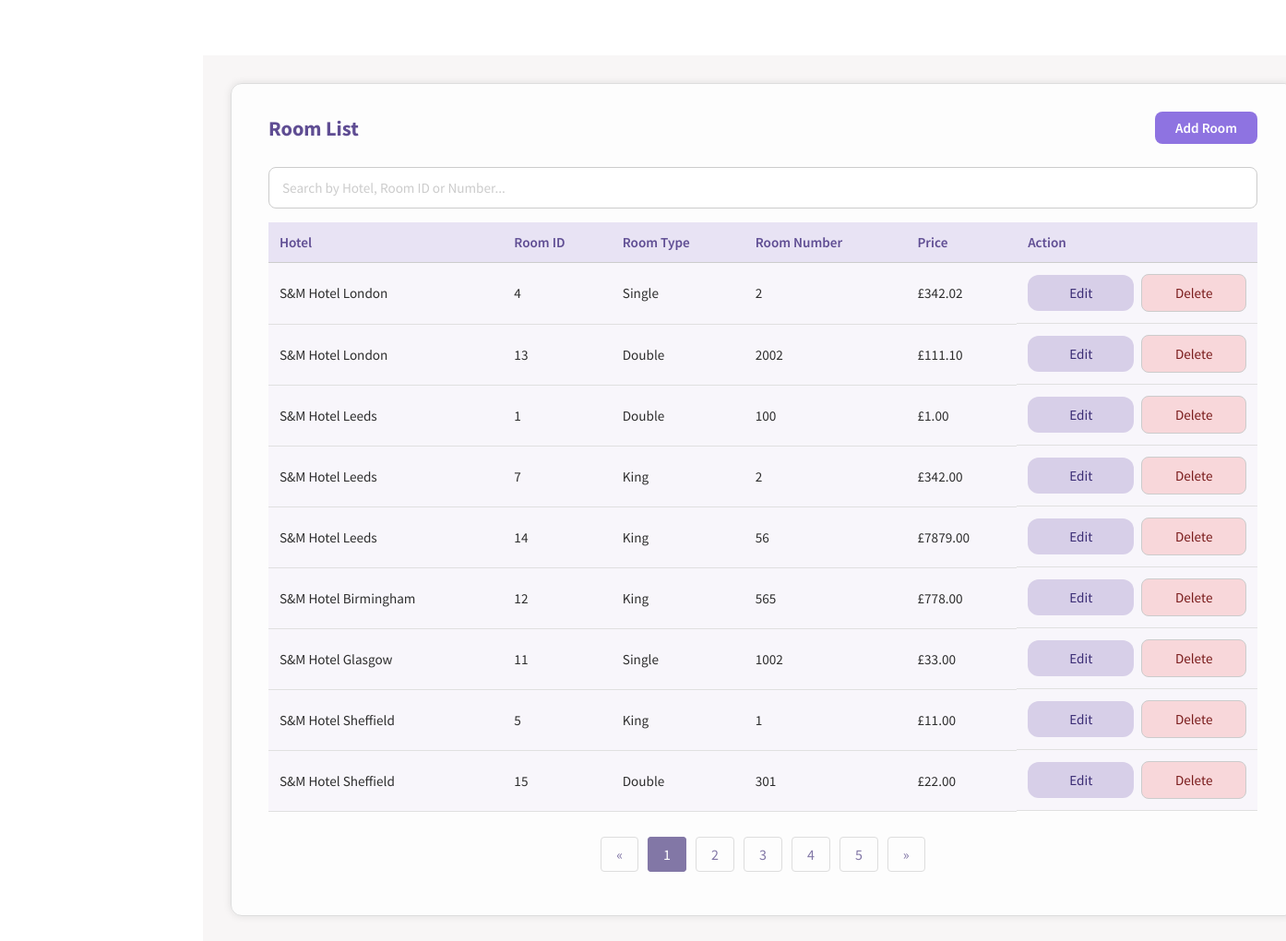
Before: /room.php (signed in) with the older database file.
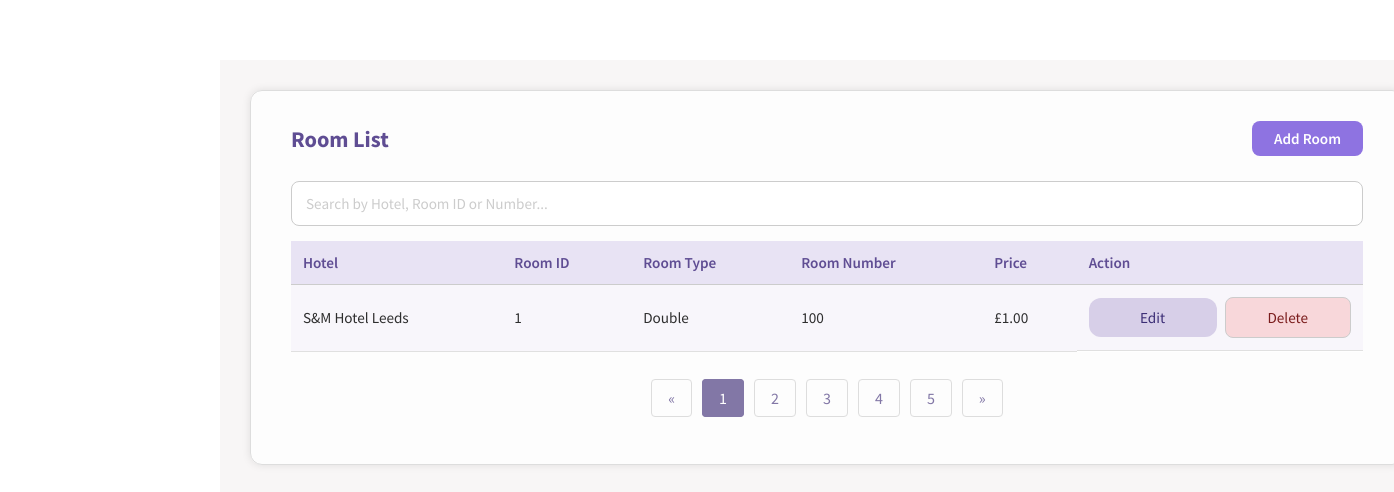
After: the same page with the newer database file.
### tables this page shows
CREATE TABLE ROOM(
ROOM_ID INTEGER NOT NULL PRIMARY KEY AUTOINCREMENT,
ROOM_NO INTEGER NOT NULL,
ROOM_TYPE_ID INTEGER NOT NULL,
PRICE DOUBLE(2) NOT NULL,
HOTEL_ID INTEGER NOT NULL,
FOREIGN KEY (ROOM_TYPE_ID) REFERENCES ROOM_TYPE(ROOM_TYPE_ID) ON DELETE CASCADE ON UPDATE CASCADE,
FOREIGN KEY (HOTEL_ID) REFERENCES HOTEL(HOTEL_ID) ON DELETE CASCADE ON UPDATE CASCADE
);

CREATE TABLE HOTEL(
HOTEL_ID INTEGER NOT NULL PRIMARY KEY AUTOINCREMENT,
HOTEL_NAME TEXT NOT NULL,
HOTEL_ADDRESS TEXT NOT NULL,
CITY TEXT NOT NULL,
POSTCODE TEXT NOT NULL,
HOTEL_TELNO TEXT NOT NULL UNIQUE,
HOTEL_EMAIL TEXT NOT NULL UNIQUE
);

CREATE TABLE ROOM_TYPE(
ROOM_TYPE_ID INTEGER  NOT NULL PRIMARY KEY AUTOINCREMENT,
ROOM_TYPE_NAME TEXT NOT NULL,
ROOM_TYPE_DESCRIPTION TEXT NOT NULL
);

### functions.php (the view, shortened to what this page needs)
<?php
function createDB()
{
    $db = new SQLite3('hotelSQL.db');
    $db->exec("PRAGMA foreign_keys = ON");
    return $db;
}
function RoomList($editingId = null)
{
    $db = createDB();
    $select_query = "SELECT * FROM ROOM r
        INNER JOIN HOTEL h ON (r.HOTEL_ID = h.HOTEL_ID)
        INNER JOIN ROOM_TYPE rt ON (r.ROOM_TYPE_ID = rt.ROOM_TYPE_ID)
        ORDER BY HOTEL_ID ASC
    ";
    $result = $db->query($select_query);
    while ($row = $result->fetchArray(SQLITE3_ASSOC)) {
        if ($editingId == $row['ROOM_ID']) {
            echo "<tr><form method='post'>";
            echo "<td>";
            HotelDropdown('hotel-id', $row['HOTEL_ID']);
            echo "</td>";
            echo "<td>" . $row['ROOM_ID'] . "</td>";
            echo "<input type='hidden' name='room-id' value='" . $row['ROOM_ID'] . "'>";
            echo "<td>";
            RoomTypeDropdown('room-type-id', $row['ROOM_TYPE_ID']);
            echo "</td>";
            echo "<td>
                    <input type='number' name='room-number'
                           value='" . htmlspecialchars($row['ROOM_NO']) . "' required>
                  </td>";
            echo "<td>
                    <input type='number' step='0.01' name='room-price'
                           value='" . htmlspecialchars($row['PRICE']) . "' required>
                  </td>";
            echo "<td>
                    <input type='submit' class='submit-btn' name='save' value='Save'>
                    <input type='submit' class='delete-button-in-list' name='cancel' value='Cancel'>
                  </td>";
            echo "</form></tr>";
        } else {
            echo "<form method='post'><tr>";
            echo "<td>" . $row['HOTEL_NAME'] . "</td>";
            echo "<td>" . $row['ROOM_ID'] . "</td>";
            echo "<td>" . $row['ROOM_TYPE_NAME'] . "</td>";
            echo "<td>" . $row['ROOM_NO'] . "</td>";
            echo "<td>" ."£". number_format($row['PRICE'], 2, '.', '') . "</td>";
            echo "<td>
                    <input type='hidden' name='room-id' value='" . $row['ROOM_ID'] . "'>
                    <input type='submit' class='edit-button-in-list' name='edit' value='Edit'>
                    <input type='button' class='delete-button-in-list' value='Delete'>
                </td>";
            echo "</tr></form>";
        }
    }
}
?>

### room.php (shortened to what this page needs)
<!DOCTYPE html>
<html lang="en">
<head>
    <link rel="stylesheet" href="style.css" />
</head>
<?php
require_once("functions.php");
$editingId = null;
?>
<body onload="loadNavbar()">
    <div class="main_content">
        <section class="add-container">
            <div class="heading-row">
                <h2>Room List</h2>
                <a class="add-btn" href="room-add.php">Add Room</a>
            </div>
            <div class="search-bar">
                <input type="text" id="searchInput" placeholder="Search by Hotel, Room ID or Number..."
                    autocomplete="off" onkeyup="filterRoomList(this)">
            </div>
            <table class="base-table">
                <thead>
                    <tr>
                        <th>Hotel</th>
                        <th>Room ID</th>
                        <th>Room Type</th>
                        <th>Room Number</th>
                        <th>Price</th>
                        <th>Action</th>
                    </tr>
                </thead>
                <tbody>
                    <?php RoomList($editingId) ?>
                </tbody>
            </table>
            <br />
            <ul class="pagination">
                <li><a href="#">&laquo;</a></li>
                <li class="active"><a href="#">1</a></li>
                <li><a href="#">2</a></li>
                <li><a href="#">3</a></li>
                <li><a href="#">4</a></li>
                <li><a href="#">5</a></li>
                <li><a href="#">&raquo;</a></li>
            </ul>
        </section>
    </div>
</body>
</html>

### style.css (style rules this page uses)
html, body { margin: 0; padding: 0; box-sizing: border-box; }
*, *::before, *::after { box-sizing: inherit; }
* { font-family: "Source Sans Pro", Helvetica, sans-serif; }
input::placeholder { color: #ccc; }
.main_content { margin-top: 60px; margin-left: 220px; padding: 30px 40px 40px 30px; background: #f8f6f6; min-height: calc(100vh - 60px); color: #2e2e2e; flex: 1; width: 97%; }
.add-container h2 { color: #5f4d93; font-size: 1.4rem; font-weight: 700; margin-bottom: 20px; text-align: left; }
.add-container .search-bar { margin: 10px 0; padding: 5px 0; }
.add-container .search-bar input { display: block; width: 100%; padding: 12px 14px; border: 1px solid #ccc; }
.base-table { width: 100%; border-collapse: collapse; color: #2e2e2e; font-size: 0.95rem; background-color: #fff; }
.base-table thead { background-color: #e8e3f4; }
.base-table th { text-align: left; font-weight: 600; color: #5f4d93; padding: 12px; border-bottom: 1px solid #ccc; }
.base-table td { padding: 12px; border-bottom: 1px solid #e0e0e0; }
.base-table td:last-child { display: flex; justify-content: flex-start; align-items: center; gap: 8px; }
.base-table tr:nth-child(even) { background-color: #f8f6fb; }
.add-container { width: 90%; max-width: none; padding: 30px 40px 40px 40px; margin: 0 0 30px 0; background: rgba(255, 255, 255, 0.8); border-radius: 12px; border: 1px solid #ddd; box-shadow: 0 0 8px rgba(0, 0, 0, 0.1); }
.add-container input { padding: 10px; border: 1px solid #ccc; border-radius: 8px; font-size: 0.95rem; background-color: #fff; transition: border-color 0.3s, box-shadow 0.3s; }
.add-container td input[type="submit"] { padding: 10px 28px; border: none; border-radius: 12px; font-size: 0.95rem; font-weight: 500; cursor: pointer; }
.add-container .edit-button-in-list { background-color: #d7cfe8; color: #3b2d75; }
.add-container .delete-button-in-list { background-color: #f8d7da; color: #7a1c1c; }
.base-form input, .add-container input, .add-container select, .base-form select { width: 50%; max-width: 100%; }
.pagination { display: flex; justify-content: center; list-style-type: none; padding: 0; }
.pagination li { margin: 0 5px; }
.pagination a { text-decoration: none; color: #8277a6; padding: 8px 16px; border: 1px solid #ddd; border-radius: 4px; }
.pagination .active a { background-color: #8277a6; color: #ffffff; border: 1px solid #8277a6; }
.add-btn { display: inline-block; padding: 8px 22px; background-color: #8e73e1; color: #fff; border-radius: 8px; font-weight: 600; font-size: 0.95rem; text-decoration: none; }
.heading-row { display: flex; align-items: center; justify-content: space-between; margin-bottom: 20px; }
.heading-row h2 { margin: 0; color: #5f4d93; font-size: 1.4rem; font-weight: 700; }
.edit-button-in-list, .delete-button-in-list { cursor: pointer; }

Changed rows visible on the page:
removed room: HOTEL_ID.HOTEL_NAME "S&M Hotel London", ROOM_ID "4", ROOM_TYPE_ID.ROOM_TYPE_NAME "Single", ROOM_NO "2", PRICE "342.02"
removed room: HOTEL_ID.HOTEL_NAME "S&M Hotel London", ROOM_ID "13", ROOM_TYPE_ID.ROOM_TYPE_NAME "Double", ROOM_NO "2002", PRICE "111.10"
removed room: HOTEL_ID.HOTEL_NAME "S&M Hotel Leeds", ROOM_ID "7", ROOM_TYPE_ID.ROOM_TYPE_NAME "King", ROOM_NO "2", PRICE "342.00"
removed room: HOTEL_ID.HOTEL_NAME "S&M Hotel Leeds", ROOM_ID "14", ROOM_TYPE_ID.ROOM_TYPE_NAME "King", ROOM_NO "56", PRICE "7879.00"
removed room: HOTEL_ID.HOTEL_NAME "S&M Hotel Birmingham", ROOM_ID "12", ROOM_TYPE_ID.ROOM_TYPE_NAME "King", ROOM_NO "565", PRICE "778.00"
removed room: HOTEL_ID.HOTEL_NAME "S&M Hotel Glasgow", ROOM_ID "11", ROOM_TYPE_ID.ROOM_TYPE_NAME "Single", ROOM_NO "1002", PRICE "33.00"
removed room: HOTEL_ID.HOTEL_NAME "S&M Hotel Sheffield", ROOM_ID "5", ROOM_TYPE_ID.ROOM_TYPE_NAME "King", ROOM_NO "1", PRICE "11.00"
removed room: HOTEL_ID.HOTEL_NAME "S&M Hotel Sheffield", ROOM_ID "15", ROOM_TYPE_ID.ROOM_TYPE_NAME "Double", ROOM_NO "301", PRICE "22.00"
